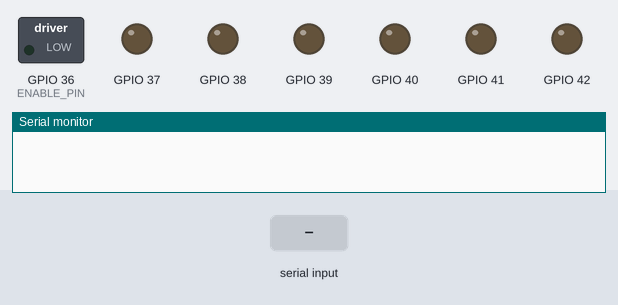
This sketch was run on a simulated ESP32. On the bench: switched loads named in the sketch (green lamp = pin HIGH), output pins drawn as LEDs (lit = HIGH), the last lines printed to the serial monitor. The inputs (shaded band) are chosen by the test bench.

Above: at 1.2 s.
1.3 s: "90:45:200\n" received over Serial
At 2.8 s:
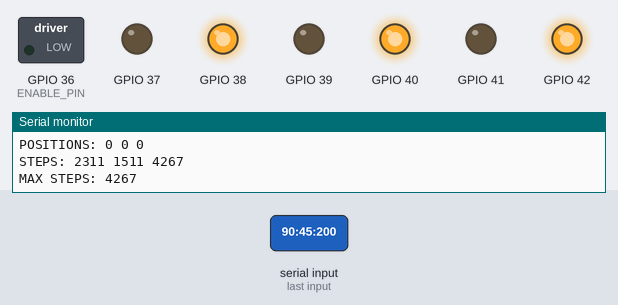
3.2 s: "90,45\n" received over Serial
Timing chart, 0 to 6.2 s (numbered marks = the images above; inputs shaded):
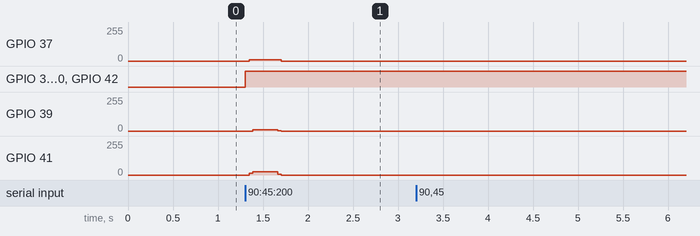

Measured:
- after the input at 1.3 s, GPIO 37: 0/255 → 8/255 after 0.05 s, → 0/255 0.36 s later; GPIO 38, GPIO 40, GPIO 42: LOW → HIGH at once; GPIO 39: 0/255 → 9/255 after 0.09 s, → 0/255 0.28 s later; GPIO 41: 0/255 → 24/255 after 0.05 s, → 0/255 0.32 s later

The sketch:

arbot.ino
```cpp
#include <Arduino.h>

#define STEP1 37
#define DIR1  38
#define STEP2 39
#define DIR2  40
#define STEP3 41
#define DIR3  42
#define ENABLE_PIN 36

const float stepAngle = 0.05625;
const int delay_min = 20;
const int delay_max = 187.5;
const int ramp_steps = 200;

int angleToSteps(float angle) {
  return round(angle / stepAngle);
}

class StepperMotor {
public:
  int stepPin, dirPin;
  int position = 0;
  int target = 0;
  bool dir = true;

  StepperMotor(int step, int dir) : stepPin(step), dirPin(dir) {}

  void begin() {
    pinMode(stepPin, OUTPUT);
    pinMode(dirPin, OUTPUT);
  }

  void prepareMoveTo(int newTarget) {
    target = newTarget;

    // Gestion de la direction
    if (target > position) {
      dir = true;  // Sens horaire
    } else if (target < position) {
      dir = false; // Sens antihoraire
    }
  }

  void tick() {
    if (position == target) return;
    digitalWrite(dirPin, dir ? HIGH : LOW);
    delayMicroseconds(10);    // regler
    digitalWrite(stepPin, HIGH);
    delayMicroseconds(3);    // regler
    digitalWrite(stepPin, LOW);
    delayMicroseconds(3);    // regler
    // Correction : mise à jour de la position
    if (dir) position++;
    else position--;
  }

  bool isMoving() {
    return position != target;
  }
};

StepperMotor m1(STEP1, DIR1); // pouruqoi il sont en dehors de la classe ????????????????
StepperMotor m2(STEP2, DIR2);
StepperMotor m3(STEP3, DIR3);

int getRampDelay(int i, int total) {
  if (i < ramp_steps)
    return delay_max - (delay_max - delay_min) * i / ramp_steps;
  if (i > total - ramp_steps)
    return delay_max - (delay_max - delay_min) * (total - i) / ramp_steps;
  return delay_min;
}

int getTrapezoidalDelay(int i, int total, int accel_steps, int delay_min, int delay_max) {
  if (total < 2 * accel_steps) accel_steps = total / 2;
  if (i < accel_steps) {
    // Accélération
    return delay_max - (delay_max - delay_min) * i / accel_steps;
  } else if (i > total - accel_steps) {
    // Décélération
    return delay_max - (delay_max - delay_min) * (total - i) / accel_steps;
  } else {
    // Vitesse constante
    return delay_min;
  }
}

void syncMoveAllTo(int a1, int a2, int a3) {
  m1.prepareMoveTo(a1);
  m2.prepareMoveTo(a2);
  m3.prepareMoveTo(a3);

  int d1 = abs(m1.target - m1.position);
  int d2 = abs(m2.target - m2.position);
  int d3 = abs(m3.target - m3.position);

  int steps[3] = {d1, d2, d3};
  int maxSteps = max(steps[0], max(steps[1], steps[2]));
  int counters[3] = {0, 0, 0};

  // Send to PC all info for debug
  Serial.printf("TARGETS: %d %d %d\n", m1.target, m2.target, m3.target);
  Serial.printf("POSITIONS: %d %d %d\n", m1.position, m2.position, m3.position);
  Serial.printf("STEPS: %d %d %d\n", steps[0], steps[1], steps[2]);
  Serial.printf("MAX STEPS: %d\n", maxSteps);

  for (int i = 0; i < maxSteps; i++) {
    for (int m = 0; m < 3; m++) {
      counters[m] += steps[m];
      // Utilise la position réelle du moteur, pas une copie
      if (counters[m] >= maxSteps) {
        if (m == 0 && m1.position != m1.target) m1.tick();
        if (m == 1 && m2.position != m2.target) m2.tick();
        if (m == 2 && m3.position != m3.target) m3.tick();
        counters[m] -= maxSteps;
      }
    }
    delayMicroseconds(getTrapezoidalDelay(i, maxSteps, ramp_steps, delay_min, delay_max));
  }
}

void setup() {
  Serial.begin(115200);
  m1.begin();
  m2.begin();
  m3.begin();
  pinMode(ENABLE_PIN, OUTPUT);
  digitalWrite(ENABLE_PIN, LOW); // Active les drivers
}

void loop() {
  float target[3] = {0};
  char buffer[128] = {0};

  if (Serial.available()) {
    size_t len = Serial.readBytesUntil('\n', buffer, sizeof(buffer) - 1);
    buffer[len] = '\0';
    if (sscanf(buffer, "%f:%f:%f", &target[0], &target[1], &target[2]) == 3) {
        // Normaliser les angles
        Serial.printf("ANGLES REÇUS: %.2f %.2f %.2f\n", target[0], target[1], target[2]);
        int t1 = angleToSteps(40 + target[0]);
        int t2 = angleToSteps(40 + target[1]);
        int t3 = angleToSteps(40 + target[2]);
        syncMoveAllTo(t1, t2, t3);
        //delay(100);
    } else {
        Serial.println("Format invalide");
    }
  }
}
```
